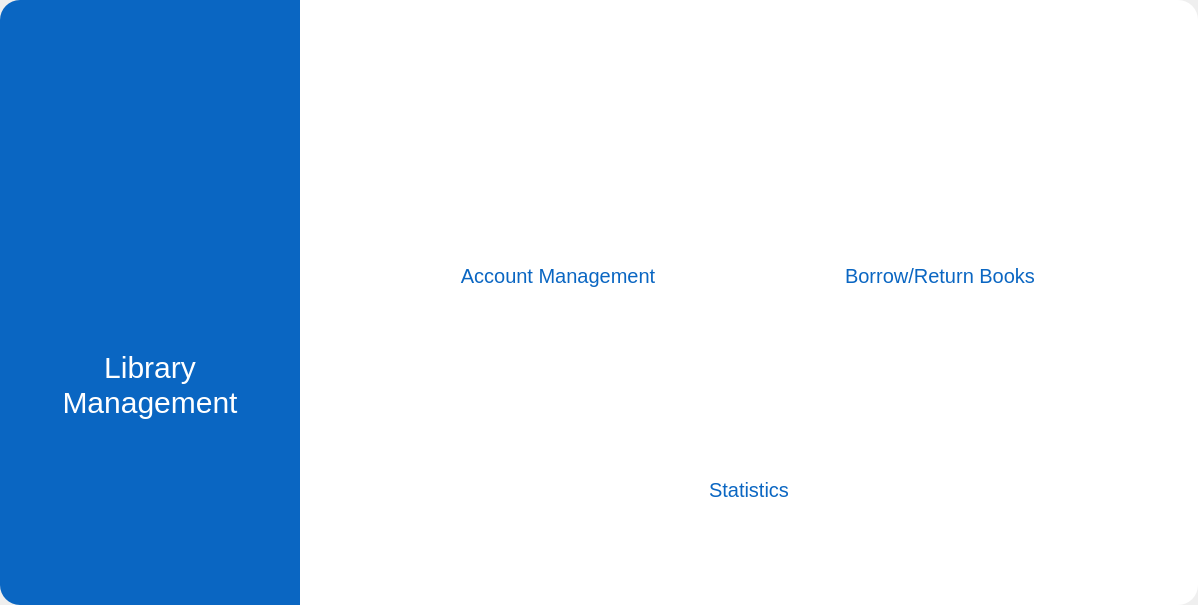
<?xml version="1.0" encoding="UTF-8"?>
<ui version="4.0">
 <class>MainWindow</class>
 <widget class="QMainWindow" name="MainWindow">
  <property name="geometry">
   <rect>
    <x>0</x>
    <y>0</y>
    <width>800</width>
    <height>600</height>
   </rect>
  </property>
  <property name="windowTitle">
   <string>MainWindow</string>
  </property>
  <property name="styleSheet">
   <string notr="true">/*Set style for Title widget*/
#widgetTitle {
	background-color: #0A66C2;
	border-top-left-radius: 20px;
	border-bottom-left-radius: 20px;
}

#widgetTitle QLabel {
	color: rgb(255, 255, 255);
	font-family: &quot;Righteous&quot;;
	font-size: 30px;
}

/*Set style for Func widget*/
#widgetFuncs {
	background-color: rgb(255, 255, 255);
	border-top-right-radius: 20px;
	border-bottom-right-radius: 20px;
}

#widgetFuncs QLabel {
	color: #0A66C2;
	font-family: &quot;Montserrat SemiBold&quot;;
	font-size: 20px;
}

#widgetFuncs QPushButton {
	background-color: rgb(255, 255, 255);
	border: none;
	border-radius: 35px;
}

#widgetFuncs QPushButton:hover {
	background-color: rgb(250, 250, 250);
}

#widgetFuncs QPushButton:pressed {
	padding-left: 15px;
}</string>
  </property>
  <widget class="QWidget" name="centralwidget">
   <layout class="QHBoxLayout" name="horizontalLayout_2">
    <property name="spacing">
     <number>0</number>
    </property>
    <property name="leftMargin">
     <number>0</number>
    </property>
    <property name="topMargin">
     <number>0</number>
    </property>
    <property name="rightMargin">
     <number>0</number>
    </property>
    <property name="bottomMargin">
     <number>0</number>
    </property>
    <item>
     <spacer name="horizontalSpacer">
      <property name="orientation">
       <enum>Qt::Horizontal</enum>
      </property>
      <property name="sizeHint" stdset="0">
       <size>
        <width>3</width>
        <height>20</height>
       </size>
      </property>
     </spacer>
    </item>
    <item>
     <widget class="QWidget" name="widgetTitle" native="true">
      <property name="minimumSize">
       <size>
        <width>300</width>
        <height>605</height>
       </size>
      </property>
      <property name="maximumSize">
       <size>
        <width>300</width>
        <height>605</height>
       </size>
      </property>
      <layout class="QGridLayout" name="gridLayout_2">
       <property name="leftMargin">
        <number>0</number>
       </property>
       <property name="topMargin">
        <number>0</number>
       </property>
       <property name="rightMargin">
        <number>0</number>
       </property>
       <property name="bottomMargin">
        <number>0</number>
       </property>
       <property name="spacing">
        <number>0</number>
       </property>
       <item row="0" column="0">
        <layout class="QVBoxLayout" name="verticalLayout_3">
         <property name="spacing">
          <number>0</number>
         </property>
         <item>
          <spacer name="verticalSpacer">
           <property name="orientation">
            <enum>Qt::Vertical</enum>
           </property>
           <property name="sizeHint" stdset="0">
            <size>
             <width>20</width>
             <height>40</height>
            </size>
           </property>
          </spacer>
         </item>
         <item>
          <layout class="QVBoxLayout" name="verticalLayout_2">
           <property name="spacing">
            <number>15</number>
           </property>
           <item>
            <layout class="QHBoxLayout" name="horizontalLayout">
             <item>
              <spacer name="horizontalSpacer_3">
               <property name="orientation">
                <enum>Qt::Horizontal</enum>
               </property>
               <property name="sizeHint" stdset="0">
                <size>
                 <width>40</width>
                 <height>20</height>
                </size>
               </property>
              </spacer>
             </item>
             <item>
              <widget class="QLabel" name="label">
               <property name="minimumSize">
                <size>
                 <width>150</width>
                 <height>150</height>
                </size>
               </property>
               <property name="maximumSize">
                <size>
                 <width>150</width>
                 <height>150</height>
                </size>
               </property>
               <property name="text">
                <string/>
               </property>
               <property name="pixmap">
                <pixmap resource="../Ultilities/Res.qrc">:/Icon/Icon/book.png</pixmap>
               </property>
               <property name="scaledContents">
                <bool>true</bool>
               </property>
              </widget>
             </item>
             <item>
              <spacer name="horizontalSpacer_4">
               <property name="orientation">
                <enum>Qt::Horizontal</enum>
               </property>
               <property name="sizeHint" stdset="0">
                <size>
                 <width>40</width>
                 <height>20</height>
                </size>
               </property>
              </spacer>
             </item>
            </layout>
           </item>
           <item>
            <layout class="QVBoxLayout" name="verticalLayout">
             <property name="spacing">
              <number>0</number>
             </property>
             <item>
              <widget class="QLabel" name="label_2">
               <property name="text">
                <string>Library</string>
               </property>
               <property name="alignment">
                <set>Qt::AlignCenter</set>
               </property>
              </widget>
             </item>
             <item>
              <widget class="QLabel" name="label_3">
               <property name="text">
                <string>Management</string>
               </property>
               <property name="alignment">
                <set>Qt::AlignCenter</set>
               </property>
              </widget>
             </item>
            </layout>
           </item>
          </layout>
         </item>
         <item>
          <spacer name="verticalSpacer_2">
           <property name="orientation">
            <enum>Qt::Vertical</enum>
           </property>
           <property name="sizeHint" stdset="0">
            <size>
             <width>20</width>
             <height>40</height>
            </size>
           </property>
          </spacer>
         </item>
        </layout>
       </item>
      </layout>
     </widget>
    </item>
    <item>
     <widget class="QWidget" name="widgetFuncs" native="true">
      <property name="minimumSize">
       <size>
        <width>898</width>
        <height>605</height>
       </size>
      </property>
      <property name="maximumSize">
       <size>
        <width>898</width>
        <height>605</height>
       </size>
      </property>
      <layout class="QVBoxLayout" name="verticalLayout_9">
       <property name="spacing">
        <number>0</number>
       </property>
       <property name="leftMargin">
        <number>0</number>
       </property>
       <property name="topMargin">
        <number>0</number>
       </property>
       <property name="rightMargin">
        <number>0</number>
       </property>
       <property name="bottomMargin">
        <number>0</number>
       </property>
       <item>
        <layout class="QVBoxLayout" name="verticalLayout_8">
         <property name="spacing">
          <number>0</number>
         </property>
         <item>
          <spacer name="verticalSpacer_3">
           <property name="orientation">
            <enum>Qt::Vertical</enum>
           </property>
           <property name="sizeHint" stdset="0">
            <size>
             <width>20</width>
             <height>40</height>
            </size>
           </property>
          </spacer>
         </item>
         <item>
          <layout class="QVBoxLayout" name="verticalLayout_7">
           <property name="spacing">
            <number>30</number>
           </property>
           <item>
            <layout class="QHBoxLayout" name="horizontalLayout_6">
             <property name="spacing">
              <number>10</number>
             </property>
             <item>
              <spacer name="horizontalSpacer_5">
               <property name="orientation">
                <enum>Qt::Horizontal</enum>
               </property>
               <property name="sizeHint" stdset="0">
                <size>
                 <width>40</width>
                 <height>20</height>
                </size>
               </property>
              </spacer>
             </item>
             <item>
              <layout class="QVBoxLayout" name="verticalLayout_4">
               <property name="spacing">
                <number>10</number>
               </property>
               <item>
                <layout class="QHBoxLayout" name="horizontalLayout_3">
                 <item>
                  <spacer name="horizontalSpacer_10">
                   <property name="orientation">
                    <enum>Qt::Horizontal</enum>
                   </property>
                   <property name="sizeHint" stdset="0">
                    <size>
                     <width>40</width>
                     <height>20</height>
                    </size>
                   </property>
                  </spacer>
                 </item>
                 <item>
                  <widget class="QPushButton" name="btnAccManage">
                   <property name="minimumSize">
                    <size>
                     <width>150</width>
                     <height>150</height>
                    </size>
                   </property>
                   <property name="maximumSize">
                    <size>
                     <width>150</width>
                     <height>150</height>
                    </size>
                   </property>
                   <property name="text">
                    <string/>
                   </property>
                   <property name="icon">
                    <iconset resource="../Ultilities/Res.qrc">
                     <normaloff>:/Icon/Icon/account_man_1.png</normaloff>:/Icon/Icon/account_man_1.png</iconset>
                   </property>
                   <property name="iconSize">
                    <size>
                     <width>80</width>
                     <height>80</height>
                    </size>
                   </property>
                  </widget>
                 </item>
                 <item>
                  <spacer name="horizontalSpacer_9">
                   <property name="orientation">
                    <enum>Qt::Horizontal</enum>
                   </property>
                   <property name="sizeHint" stdset="0">
                    <size>
                     <width>40</width>
                     <height>20</height>
                    </size>
                   </property>
                  </spacer>
                 </item>
                </layout>
               </item>
               <item>
                <widget class="QLabel" name="lblAcc">
                 <property name="text">
                  <string>Account Management</string>
                 </property>
                 <property name="alignment">
                  <set>Qt::AlignCenter</set>
                 </property>
                </widget>
               </item>
              </layout>
             </item>
             <item>
              <spacer name="horizontalSpacer_6">
               <property name="orientation">
                <enum>Qt::Horizontal</enum>
               </property>
               <property name="sizeHint" stdset="0">
                <size>
                 <width>40</width>
                 <height>20</height>
                </size>
               </property>
              </spacer>
             </item>
             <item>
              <layout class="QVBoxLayout" name="verticalLayout_5">
               <property name="spacing">
                <number>10</number>
               </property>
               <item>
                <layout class="QHBoxLayout" name="horizontalLayout_4">
                 <item>
                  <spacer name="horizontalSpacer_11">
                   <property name="orientation">
                    <enum>Qt::Horizontal</enum>
                   </property>
                   <property name="sizeHint" stdset="0">
                    <size>
                     <width>40</width>
                     <height>20</height>
                    </size>
                   </property>
                  </spacer>
                 </item>
                 <item>
                  <widget class="QPushButton" name="btnBorrow">
                   <property name="minimumSize">
                    <size>
                     <width>150</width>
                     <height>150</height>
                    </size>
                   </property>
                   <property name="maximumSize">
                    <size>
                     <width>150</width>
                     <height>150</height>
                    </size>
                   </property>
                   <property name="text">
                    <string/>
                   </property>
                   <property name="icon">
                    <iconset resource="../Ultilities/Res.qrc">
                     <normaloff>:/Icon/Icon/borrow_1.png</normaloff>:/Icon/Icon/borrow_1.png</iconset>
                   </property>
                   <property name="iconSize">
                    <size>
                     <width>70</width>
                     <height>75</height>
                    </size>
                   </property>
                  </widget>
                 </item>
                 <item>
                  <spacer name="horizontalSpacer_12">
                   <property name="orientation">
                    <enum>Qt::Horizontal</enum>
                   </property>
                   <property name="sizeHint" stdset="0">
                    <size>
                     <width>40</width>
                     <height>20</height>
                    </size>
                   </property>
                  </spacer>
                 </item>
                </layout>
               </item>
               <item>
                <widget class="QLabel" name="lblBorrow">
                 <property name="text">
                  <string>Borrow/Return Books</string>
                 </property>
                 <property name="alignment">
                  <set>Qt::AlignCenter</set>
                 </property>
                </widget>
               </item>
              </layout>
             </item>
             <item>
              <spacer name="horizontalSpacer_8">
               <property name="orientation">
                <enum>Qt::Horizontal</enum>
               </property>
               <property name="sizeHint" stdset="0">
                <size>
                 <width>40</width>
                 <height>20</height>
                </size>
               </property>
              </spacer>
             </item>
            </layout>
           </item>
           <item>
            <layout class="QHBoxLayout" name="horizontalLayout_7">
             <item>
              <spacer name="horizontalSpacer_16">
               <property name="orientation">
                <enum>Qt::Horizontal</enum>
               </property>
               <property name="sizeHint" stdset="0">
                <size>
                 <width>40</width>
                 <height>20</height>
                </size>
               </property>
              </spacer>
             </item>
             <item>
              <layout class="QVBoxLayout" name="verticalLayout_6">
               <property name="spacing">
                <number>10</number>
               </property>
               <item>
                <layout class="QHBoxLayout" name="horizontalLayout_5">
                 <item>
                  <spacer name="horizontalSpacer_13">
                   <property name="orientation">
                    <enum>Qt::Horizontal</enum>
                   </property>
                   <property name="sizeHint" stdset="0">
                    <size>
                     <width>40</width>
                     <height>20</height>
                    </size>
                   </property>
                  </spacer>
                 </item>
                 <item>
                  <widget class="QPushButton" name="btnStatistics">
                   <property name="minimumSize">
                    <size>
                     <width>150</width>
                     <height>150</height>
                    </size>
                   </property>
                   <property name="maximumSize">
                    <size>
                     <width>150</width>
                     <height>150</height>
                    </size>
                   </property>
                   <property name="text">
                    <string/>
                   </property>
                   <property name="icon">
                    <iconset resource="../Ultilities/Res.qrc">
                     <normaloff>:/Icon/Icon/statistics_1.png</normaloff>:/Icon/Icon/statistics_1.png</iconset>
                   </property>
                   <property name="iconSize">
                    <size>
                     <width>80</width>
                     <height>80</height>
                    </size>
                   </property>
                  </widget>
                 </item>
                 <item>
                  <spacer name="horizontalSpacer_7">
                   <property name="orientation">
                    <enum>Qt::Horizontal</enum>
                   </property>
                   <property name="sizeHint" stdset="0">
                    <size>
                     <width>40</width>
                     <height>20</height>
                    </size>
                   </property>
                  </spacer>
                 </item>
                </layout>
               </item>
               <item>
                <widget class="QLabel" name="lblStatistics">
                 <property name="text">
                  <string>Statistics</string>
                 </property>
                 <property name="alignment">
                  <set>Qt::AlignCenter</set>
                 </property>
                </widget>
               </item>
              </layout>
             </item>
             <item>
              <spacer name="horizontalSpacer_15">
               <property name="orientation">
                <enum>Qt::Horizontal</enum>
               </property>
               <property name="sizeHint" stdset="0">
                <size>
                 <width>40</width>
                 <height>20</height>
                </size>
               </property>
              </spacer>
             </item>
            </layout>
           </item>
          </layout>
         </item>
         <item>
          <spacer name="verticalSpacer_4">
           <property name="orientation">
            <enum>Qt::Vertical</enum>
           </property>
           <property name="sizeHint" stdset="0">
            <size>
             <width>20</width>
             <height>40</height>
            </size>
           </property>
          </spacer>
         </item>
        </layout>
       </item>
      </layout>
     </widget>
    </item>
    <item>
     <spacer name="horizontalSpacer_2">
      <property name="orientation">
       <enum>Qt::Horizontal</enum>
      </property>
      <property name="sizeHint" stdset="0">
       <size>
        <width>3</width>
        <height>20</height>
       </size>
      </property>
     </spacer>
    </item>
   </layout>
  </widget>
 </widget>
 <resources>
  <include location="../Ultilities/Res.qrc"/>
 </resources>
 <connections/>
</ui>
